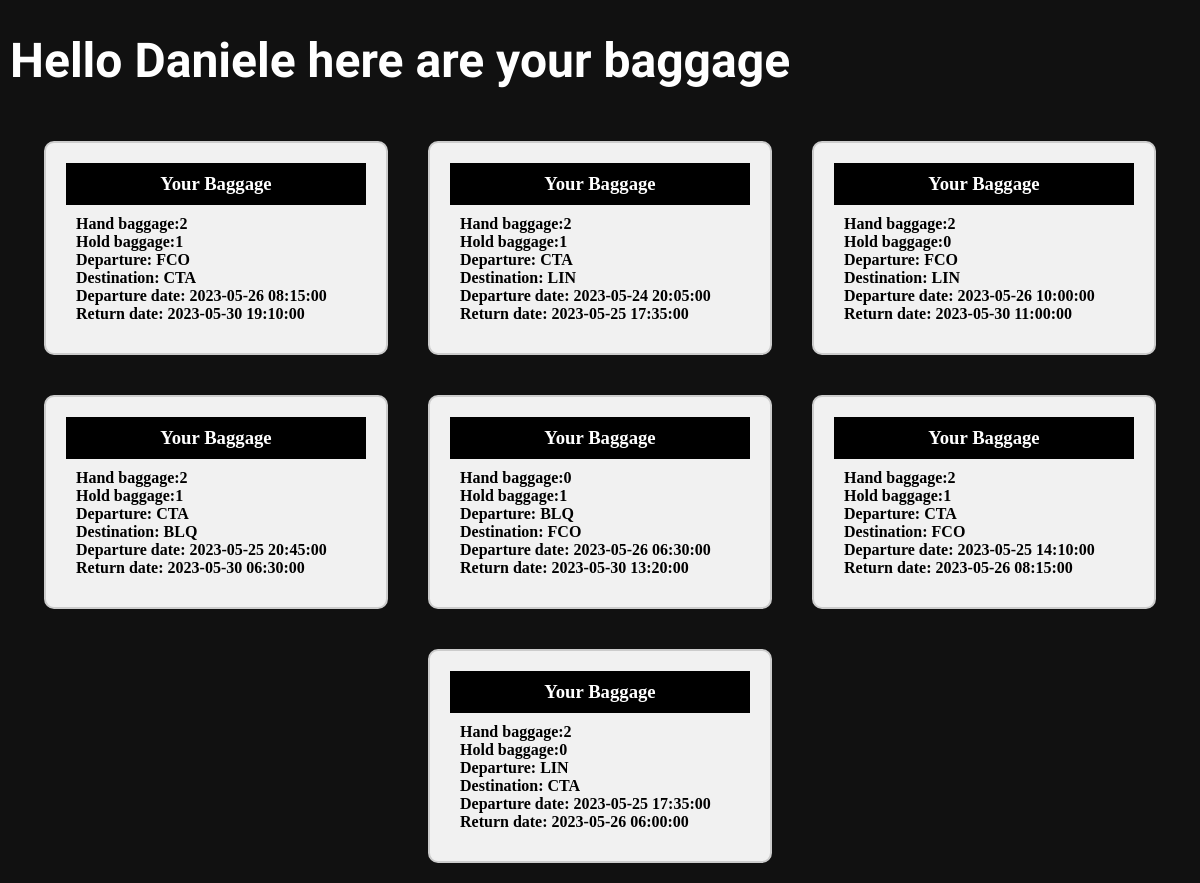
Page /myBaggage.php (signed in) on the committed database.
### tables this page shows
CREATE TABLE `prenotazione` (
  `prenotazione` int(11) NOT NULL,
  `utente` int(11) DEFAULT NULL,
  `partenza` varchar(10) DEFAULT NULL,
  `destinazione` varchar(10) DEFAULT NULL,
  `dataPartenza` datetime DEFAULT NULL,
  `dataRitorno` datetime DEFAULT NULL,
  `passeggeri` int(11) DEFAULT NULL,
  `classe` varchar(50) DEFAULT NULL,
  `prezzo` float DEFAULT NULL
);

CREATE TABLE `bagagli` (
  `utente` int(11) DEFAULT NULL,
  `prenotazione` int(11) DEFAULT NULL,
  `bagaglio_a_mano` int(11) DEFAULT NULL,
  `bagaglio_stiva` int(11) DEFAULT NULL
);

### myBaggage.php (the view, shortened to what this page needs)
<?php
require_once 'dbconfig.php';
$conn = mysqli_connect($dbconfig['host'],$dbconfig['user'],$dbconfig['pwd'],$dbconfig['db']);
$query = "SELECT * FROM bagagli WHERE utente='".$_SESSION['id']."'";
$query2 = "SELECT * FROM prenotazione WHERE prenotazione IN (SELECT prenotazione FROM bagagli WHERE utente='".$_SESSION['id']."')";
$res = mysqli_query($conn,$query);
$res2 = mysqli_query($conn,$query2);
$data = [];
$data2 = [];
while ($row = $res->fetch_assoc()) {
    $data[] = $row;
}
while ($row2 = $res2->fetch_assoc()) {
    $data2[] = $row2;
}
?>
<!DOCTYPE html>
<html lang="en">
<head>
    <link rel="stylesheet" href="myBaggage.css?v=<?php echo time(); ?>">
</head>
<body>
<div class="nav">
    <h1>Hello <?php echo $_SESSION["name"]?> here are your baggage</h1>
</div>
<div id="content">
<?php
if(count($data)==0){
    echo '<p id="noContent">No flight purchased</p>';
}else{
    for($i=0;$i<count($data);$i++){
        echo '<div class="ticket">
                <div class="ticket-header">
                <h3>Your Baggage</h3>
                </div>
                <div class="ticket-body">
                <p>Hand baggage:'.$data[$i]["bagaglio_a_mano"].'</p>
                <p>Hold baggage:'.$data[$i]["bagaglio_stiva"].'</p>
                <p>Departure: '.$data2[$i]["partenza"].'</p>
                <p>Destination: '.$data2[$i]["destinazione"].'</p>
                <p>Departure date: '.$data2[$i]["dataPartenza"].'</p>
                <p>Return date: '.$data2[$i]["dataRitorno"].'</p>
                </div>
            </div>';
    }
}
?>
</div>
</body>
</html>

### myBaggage.css (style rules this page uses)
body { background-color: #111; margin: 0; }
div.nav { color: white; width: 90%; height: 10%; font-size: 1.5em; font-family: "Anuphan"; }
div.nav h1 { margin-left: 10px; }
#content { display: flex; flex-wrap: wrap; flex-grow: 1; width: 100%; height: 100%; justify-content: center; align-items: center; }
.ticket { width: 300px; padding: 20px; background-color: #f1f1f1; border: 2px solid #ccc; border-radius: 10px; margin: 20px; }
.ticket-header { background-color: black; padding: 10px; text-align: center; }
.ticket-header h3 { margin: 0; color: #fff; }
.ticket-body { display: flex; padding: 10px; flex-direction: column; }
.ticket-body p { font-weight: bold; margin: 0; }

### rows in the picture
prenotazione: partenza "FCO", destinazione "CTA", dataPartenza "2023-05-26 08:15:00", dataRitorno "2023-05-30 19:10:00"
bagagli: bagaglio_a_mano "2", bagaglio_stiva "1"
prenotazione: partenza "CTA", destinazione "LIN", dataPartenza "2023-05-24 20:05:00", dataRitorno "2023-05-25 17:35:00"
bagagli: bagaglio_a_mano "2", bagaglio_stiva "1"
prenotazione: partenza "FCO", destinazione "LIN", dataPartenza "2023-05-26 10:00:00", dataRitorno "2023-05-30 11:00:00"
bagagli: bagaglio_a_mano "2", bagaglio_stiva "0"
prenotazione: partenza "CTA", destinazione "BLQ", dataPartenza "2023-05-25 20:45:00", dataRitorno "2023-05-30 06:30:00"
bagagli: bagaglio_a_mano "2", bagaglio_stiva "1"
prenotazione: partenza "BLQ", destinazione "FCO", dataPartenza "2023-05-26 06:30:00", dataRitorno "2023-05-30 13:20:00"
bagagli: bagaglio_a_mano "0", bagaglio_stiva "1"
prenotazione: partenza "CTA", destinazione "FCO", dataPartenza "2023-05-25 14:10:00", dataRitorno "2023-05-26 08:15:00"
bagagli: bagaglio_a_mano "2", bagaglio_stiva "1"
prenotazione: partenza "LIN", destinazione "CTA", dataPartenza "2023-05-25 17:35:00", dataRitorno "2023-05-26 06:00:00"
bagagli: bagaglio_a_mano "2", bagaglio_stiva "0"

### other values in the picture
$_SESSION["name"] "Daniele"
